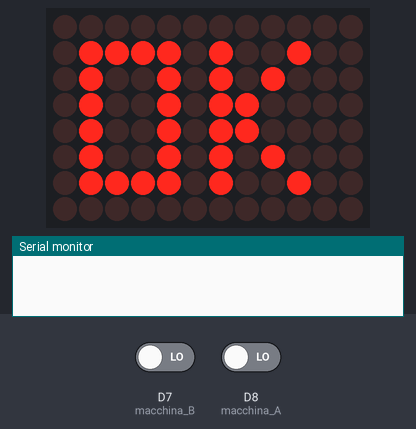
Bench run of a sketch on a simulated Arduino Uno R4 WiFi. Parts: 12×8 LED matrix, the last lines printed to the serial monitor. Inputs (shaded band) come from the test bench; at power-on: D7 (macchina_B) LOW, D8 (macchina_A) LOW.

Above: at 5.2 s.
5.3 s: D7 (macchina_B) driven HIGH
At 6.4 s:
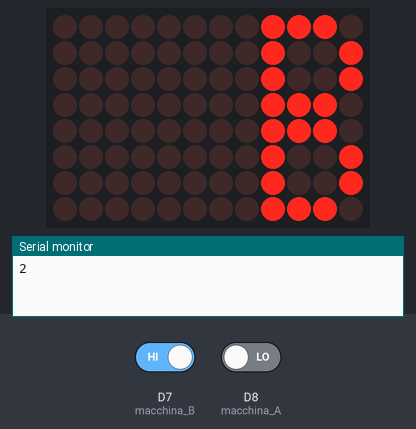
6.8 s: D8 (macchina_A) driven HIGH
At 7.6 s:
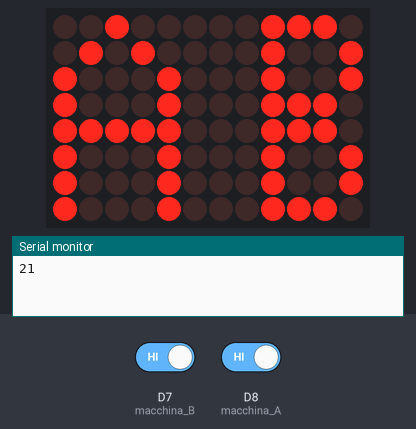
8.3 s: D7 (macchina_B) driven LOW
At 10.5 s:
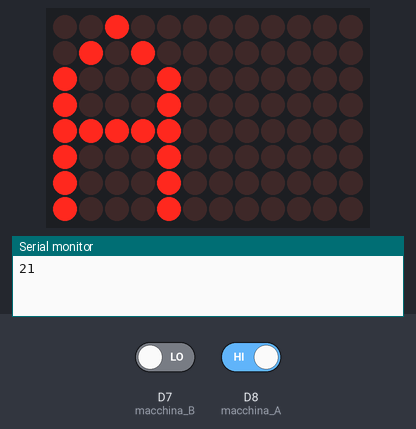
10.8 s: D8 (macchina_A) driven LOW
At 12.5 s:
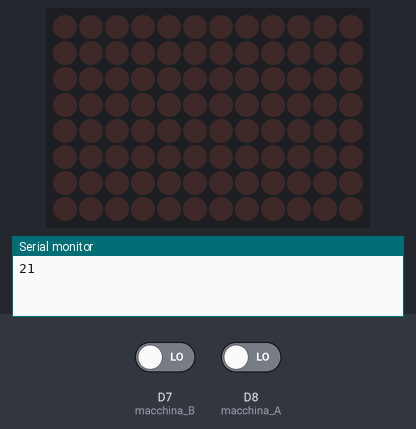
Timing chart, 0 to 14.0 s (numbered marks = the images above; inputs shaded):
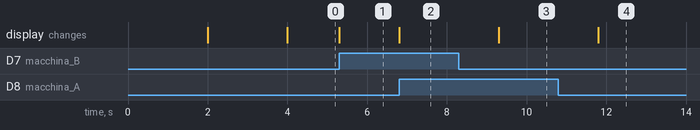

Measured:
- after the input at 5.3 s, the display: changes at once (image 1)
- after the input at 6.8 s, the display: changes at once (image 2)
- after the input at 8.3 s, the display: changes after 1.0 s (image 3)
- after the input at 10.8 s, the display: changes after 1.0 s (image 4)

The sketch:

arPistaMax.ino
```cpp
// 2023-09-13
// pista automobiline, alimentazione e comunicazione
// tramite cavo UDB
// 2 ingressi digitali (uno per ogni macchinina)
// viene trasmesso il passaggio della/e macchinina/e con i codici 1,2,3
// filtrando l'ingresso per 1 secondo (filtro_ms)

#include "Arduino_LED_Matrix.h"

// configurazione
const int macchina_A = 8;
const int macchina_B = 7;
const int filtro_ms = 1000;

// ram di lavoro per display
uint32_t LED_RAM[] = {
	0x00000000,
	0x00000000,
	0x00000000
};

// pattern per display
uint32_t LED_WELCOME[] = {
  0xfa18b38a,
  0xd8a1fa18,
  0x21821821
};
uint32_t LED_VERSION[] = {
  0x31ff1,
  0xb31b31b3,
  0x1b35f000
};
const uint32_t LED_CLEAN[] = {
	0x00000000,
	0x00000000,
	0x00000000
};
const uint32_t LED_A[] = {
  0x20050088,
  0x880f808,
  0x80880880
};
const uint32_t LED_AB[] = {
  0x20e50988,
  0x988ef8e8,
  0x8988988e
};
const uint32_t LED_B[] = {
  0xe00900,
  0x900e00e0,
  0x900900e
};

uint32_t LED_OK[] = {
  0x7a44a,
  0x84b04b04,
  0xa87a4000
};

// variabili di lavoro
unsigned long tempo_a;
unsigned long tempo_b;
int valore_a;
int valore_b;
int run;

// istanza classe di libreria
ArduinoLEDMatrix matrix;

// inizializzazione
void setup() {
  Serial.begin(115200);
  pinMode(macchina_A, INPUT);
  pinMode(macchina_B, INPUT);
  matrix.begin();
  matrix.loadFrame(LED_WELCOME);
  delay(2000);
  matrix.loadFrame(LED_VERSION);
  delay(2000);
  tempo_a  = 0;
  tempo_b  = 0;
  valore_a = 0;
  valore_b = 0;
  run      = 0;

  while (!Serial) {
    ; // attesa seriale (USB) pronta
  }
  matrix.loadFrame(LED_OK);
}

// chiamata a loop
void loop() {
  int status = 0;
  unsigned long tempo_adesso = millis();
  int a_adesso = digitalRead(macchina_A);
  int b_adesso = digitalRead(macchina_B);

  // prolungamento valori per filtraggio rimbalzi
  if (a_adesso) {
    tempo_a = tempo_adesso;
    if(valore_a == 0) {
      status  |= 1;
    }
    valore_a = 1;
  } else if (tempo_adesso > tempo_a + filtro_ms) {
    valore_a = 0;
  }
  if (b_adesso) {
      tempo_b = tempo_adesso;
      if(valore_b == 0) {
        status  |= 2;
      }
      valore_b = 1;
  } else if (tempo_adesso > tempo_b + filtro_ms) {
    valore_b = 0;
  }
  // trasmissione sul fronte di salita
  if(status == 1) {
    Serial.write('1');
  } else if (status == 2) {
    Serial.write('2');
  } else if (status == 3) {
    Serial.write('3');
  }
  // gestione display
  if (valore_a && !valore_b) {
    matrix.loadFrame(LED_A);
    run = 1;
  } else if (!valore_a && valore_b) {
    matrix.loadFrame(LED_B);
    run = 1;
  } else if (valore_a && valore_b) {
    run = 1;
    matrix.loadFrame(LED_AB);
  } else if (run == 1) {
    matrix.loadFrame(LED_CLEAN);
  }
}
```
